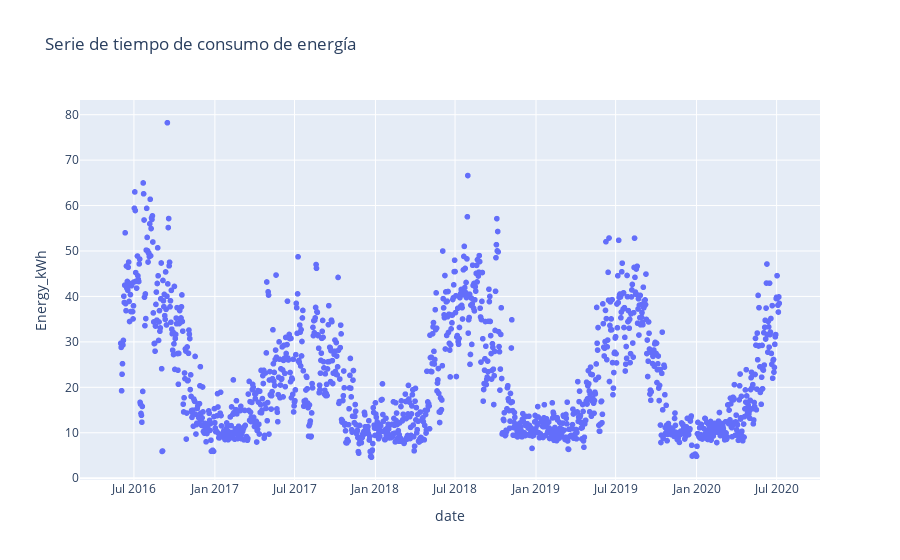

Notebook cell for this chart:
### Code cell
# Visualización de energia
px.scatter(data_frame=energia_df, x='date', y='Energy_kWh', title='Serie de tiempo de consumo de energía')

### Figure 1 — Plotly figure (JSON) as saved in the notebook; plotly's stock layout.template omitted (floating-point values rounded to 4 significant figures; data arrays with more than 128 entries replaced by an {"elided": "..."} marker saying what was removed)
{"data": [{"hovertemplate": "date=%{x}<br>Energy_kWh=%{y}<extra></extra>", "legendgroup": "", "marker": {"color": "#636efa", "symbol": "circle"}, "mode": "markers", "name": "", "showlegend": false, "type": "scattergl", "x": {"elided": "1498 str values"}, "xaxis": "x", "y": {"elided": "1498 float values"}, "yaxis": "y"}], "layout": {"legend": {"tracegroupgap": 0}, "title": {"text": "Serie de tiempo de consumo de energía"}, "xaxis": {"anchor": "y", "domain": [0, 1], "title": {"text": "date"}}, "yaxis": {"anchor": "x", "domain": [0, 1], "title": {"text": "Energy_kWh"}}}}
